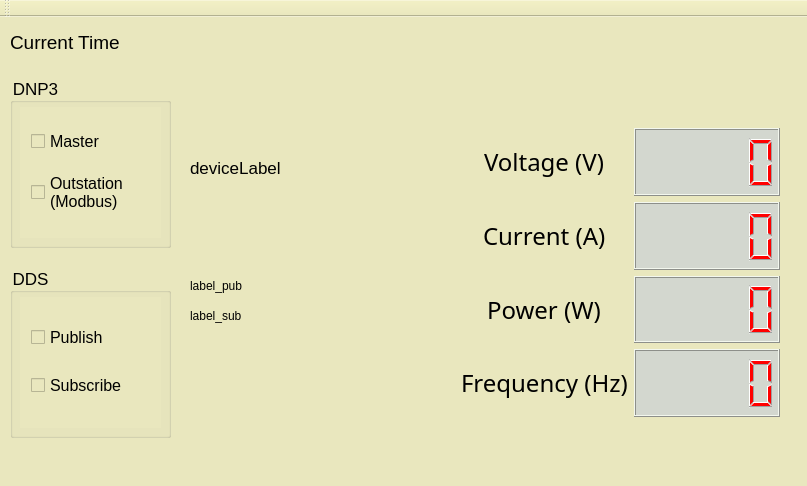
<?xml version="1.0" encoding="UTF-8"?>
<ui version="4.0">
 <class>MainWindow</class>
 <widget class="QMainWindow" name="MainWindow">
  <property name="geometry">
   <rect>
    <x>0</x>
    <y>0</y>
    <width>807</width>
    <height>486</height>
   </rect>
  </property>
  <property name="windowTitle">
   <string>MainWindow</string>
  </property>
  <property name="styleSheet">
   <string notr="true">background-color: rgb(165, 221, 227);
background-color: rgb(233, 231, 190);</string>
  </property>
  <widget class="QWidget" name="centralWidget">
   <widget class="QLabel" name="deviceLabel">
    <property name="geometry">
     <rect>
      <x>190</x>
      <y>80</y>
      <width>211</width>
      <height>141</height>
     </rect>
    </property>
    <property name="font">
     <font>
      <pointsize>13</pointsize>
     </font>
    </property>
    <property name="styleSheet">
     <string notr="true"/>
    </property>
    <property name="text">
     <string>deviceLabel</string>
    </property>
   </widget>
   <widget class="QGroupBox" name="groupBox">
    <property name="geometry">
     <rect>
      <x>10</x>
      <y>60</y>
      <width>161</width>
      <height>171</height>
     </rect>
    </property>
    <property name="font">
     <font>
      <pointsize>13</pointsize>
     </font>
    </property>
    <property name="title">
     <string>DNP3</string>
    </property>
    <widget class="QWidget" name="verticalLayoutWidget">
     <property name="geometry">
      <rect>
       <x>10</x>
       <y>30</y>
       <width>141</width>
       <height>131</height>
      </rect>
     </property>
     <layout class="QGridLayout" name="gridLayout">
      <item row="1" column="0">
       <widget class="QCheckBox" name="checkBox_out">
        <property name="font">
         <font>
          <pointsize>12</pointsize>
         </font>
        </property>
        <property name="text">
         <string>Outstation
(Modbus)</string>
        </property>
       </widget>
      </item>
      <item row="0" column="0">
       <widget class="QCheckBox" name="checkBox_mas">
        <property name="font">
         <font>
          <pointsize>12</pointsize>
         </font>
        </property>
        <property name="text">
         <string>Master</string>
        </property>
       </widget>
      </item>
     </layout>
    </widget>
   </widget>
   <widget class="QLabel" name="timeLabel">
    <property name="geometry">
     <rect>
      <x>10</x>
      <y>0</y>
      <width>211</width>
      <height>51</height>
     </rect>
    </property>
    <property name="font">
     <font>
      <pointsize>14</pointsize>
     </font>
    </property>
    <property name="text">
     <string>Current Time</string>
    </property>
   </widget>
   <widget class="QGroupBox" name="groupBox_2">
    <property name="geometry">
     <rect>
      <x>10</x>
      <y>250</y>
      <width>161</width>
      <height>171</height>
     </rect>
    </property>
    <property name="font">
     <font>
      <pointsize>13</pointsize>
     </font>
    </property>
    <property name="title">
     <string>DDS</string>
    </property>
    <widget class="QWidget" name="verticalLayoutWidget_2">
     <property name="geometry">
      <rect>
       <x>10</x>
       <y>30</y>
       <width>141</width>
       <height>131</height>
      </rect>
     </property>
     <layout class="QVBoxLayout" name="verticalLayout">
      <item>
       <widget class="QCheckBox" name="checkBox_pub">
        <property name="font">
         <font>
          <pointsize>12</pointsize>
         </font>
        </property>
        <property name="text">
         <string>Publish</string>
        </property>
       </widget>
      </item>
      <item>
       <widget class="QCheckBox" name="checkBox_sub">
        <property name="font">
         <font>
          <pointsize>12</pointsize>
         </font>
        </property>
        <property name="text">
         <string>Subscribe</string>
        </property>
       </widget>
      </item>
     </layout>
    </widget>
   </widget>
   <widget class="QWidget" name="horizontalLayoutWidget">
    <property name="geometry">
     <rect>
      <x>450</x>
      <y>100</y>
      <width>341</width>
      <height>311</height>
     </rect>
    </property>
    <layout class="QHBoxLayout" name="horizontalLayout">
     <item>
      <layout class="QVBoxLayout" name="verticalLayout_3">
       <item alignment="Qt::AlignHCenter">
        <widget class="QLabel" name="label">
         <property name="font">
          <font>
           <family>Waree</family>
           <pointsize>18</pointsize>
           <weight>50</weight>
           <italic>false</italic>
           <bold>false</bold>
          </font>
         </property>
         <property name="layoutDirection">
          <enum>Qt::LeftToRight</enum>
         </property>
         <property name="styleSheet">
          <string notr="true"/>
         </property>
         <property name="text">
          <string>Voltage (V)</string>
         </property>
        </widget>
       </item>
       <item alignment="Qt::AlignHCenter">
        <widget class="QLabel" name="label_3">
         <property name="font">
          <font>
           <family>Waree</family>
           <pointsize>18</pointsize>
          </font>
         </property>
         <property name="text">
          <string>Current (A)</string>
         </property>
        </widget>
       </item>
       <item alignment="Qt::AlignHCenter">
        <widget class="QLabel" name="label_4">
         <property name="font">
          <font>
           <family>Waree</family>
           <pointsize>18</pointsize>
          </font>
         </property>
         <property name="text">
          <string>Power (W)</string>
         </property>
        </widget>
       </item>
       <item alignment="Qt::AlignHCenter">
        <widget class="QLabel" name="label_2">
         <property name="font">
          <font>
           <family>Waree</family>
           <pointsize>18</pointsize>
          </font>
         </property>
         <property name="text">
          <string>Frequency (Hz)</string>
         </property>
        </widget>
       </item>
      </layout>
     </item>
     <item>
      <layout class="QVBoxLayout" name="verticalLayout_2">
       <item>
        <widget class="QLCDNumber" name="lcdNumber_2">
         <property name="styleSheet">
          <string notr="true">color: rgb(255, 0, 0);
background-color: rgb(211, 215, 207);
</string>
         </property>
        </widget>
       </item>
       <item>
        <widget class="QLCDNumber" name="lcdNumber">
         <property name="styleSheet">
          <string notr="true">color: rgb(255, 0, 0);
background-color: rgb(211, 215, 207);
</string>
         </property>
        </widget>
       </item>
       <item>
        <widget class="QLCDNumber" name="lcdNumber_3">
         <property name="styleSheet">
          <string notr="true">color: rgb(255, 0, 0);
background-color: rgb(211, 215, 207);
</string>
         </property>
        </widget>
       </item>
       <item>
        <widget class="QLCDNumber" name="lcdNumber_4">
         <property name="styleSheet">
          <string notr="true">color: rgb(255, 0, 0);
background-color: rgb(211, 215, 207);
</string>
         </property>
        </widget>
       </item>
      </layout>
     </item>
    </layout>
   </widget>
   <widget class="QLabel" name="label_pub">
    <property name="geometry">
     <rect>
      <x>190</x>
      <y>260</y>
      <width>131</width>
      <height>17</height>
     </rect>
    </property>
    <property name="text">
     <string>label_pub</string>
    </property>
   </widget>
   <widget class="QLabel" name="label_sub">
    <property name="geometry">
     <rect>
      <x>190</x>
      <y>290</y>
      <width>131</width>
      <height>17</height>
     </rect>
    </property>
    <property name="text">
     <string>label_sub</string>
    </property>
   </widget>
  </widget>
  <widget class="QMenuBar" name="menuBar">
   <property name="geometry">
    <rect>
     <x>0</x>
     <y>0</y>
     <width>807</width>
     <height>28</height>
    </rect>
   </property>
  </widget>
  <widget class="QToolBar" name="mainToolBar">
   <attribute name="toolBarArea">
    <enum>TopToolBarArea</enum>
   </attribute>
   <attribute name="toolBarBreak">
    <bool>false</bool>
   </attribute>
  </widget>
  <widget class="QStatusBar" name="statusBar"/>
 </widget>
 <layoutdefault spacing="6" margin="11"/>
 <resources/>
 <connections/>
</ui>
